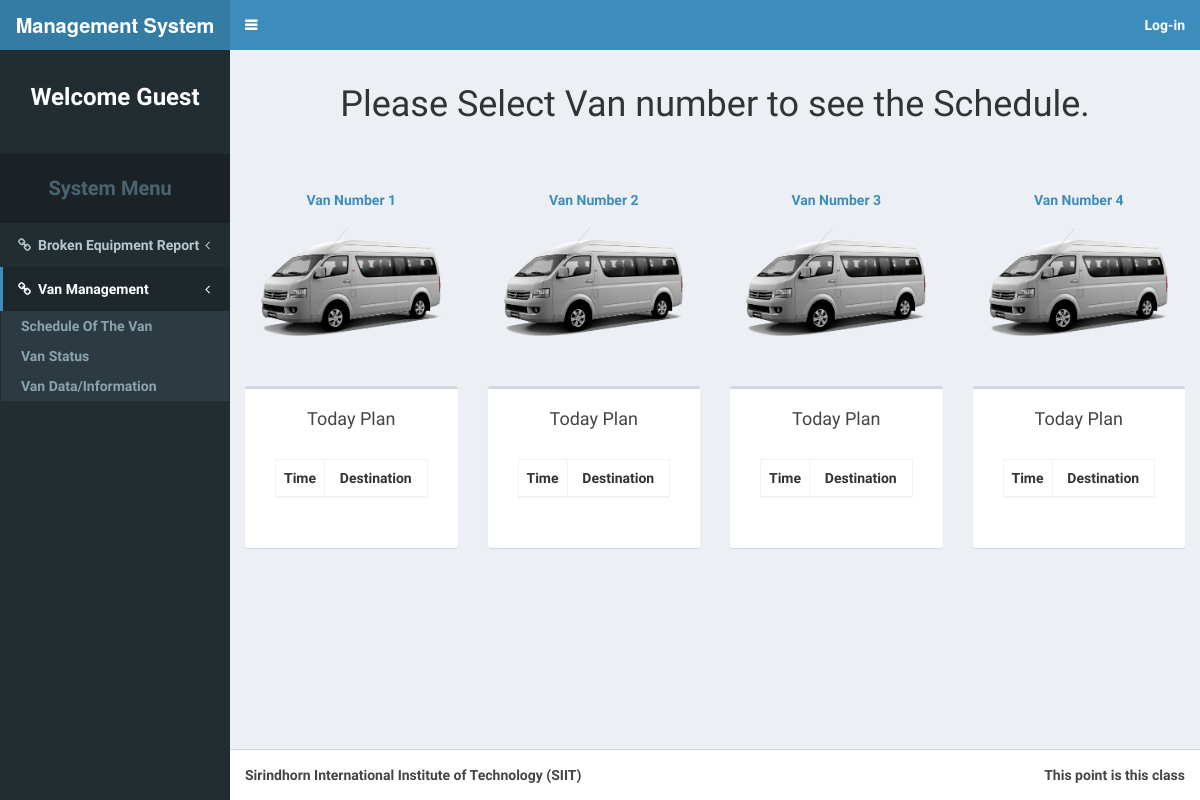
The page /vanindex.php on the database as committed earlier.
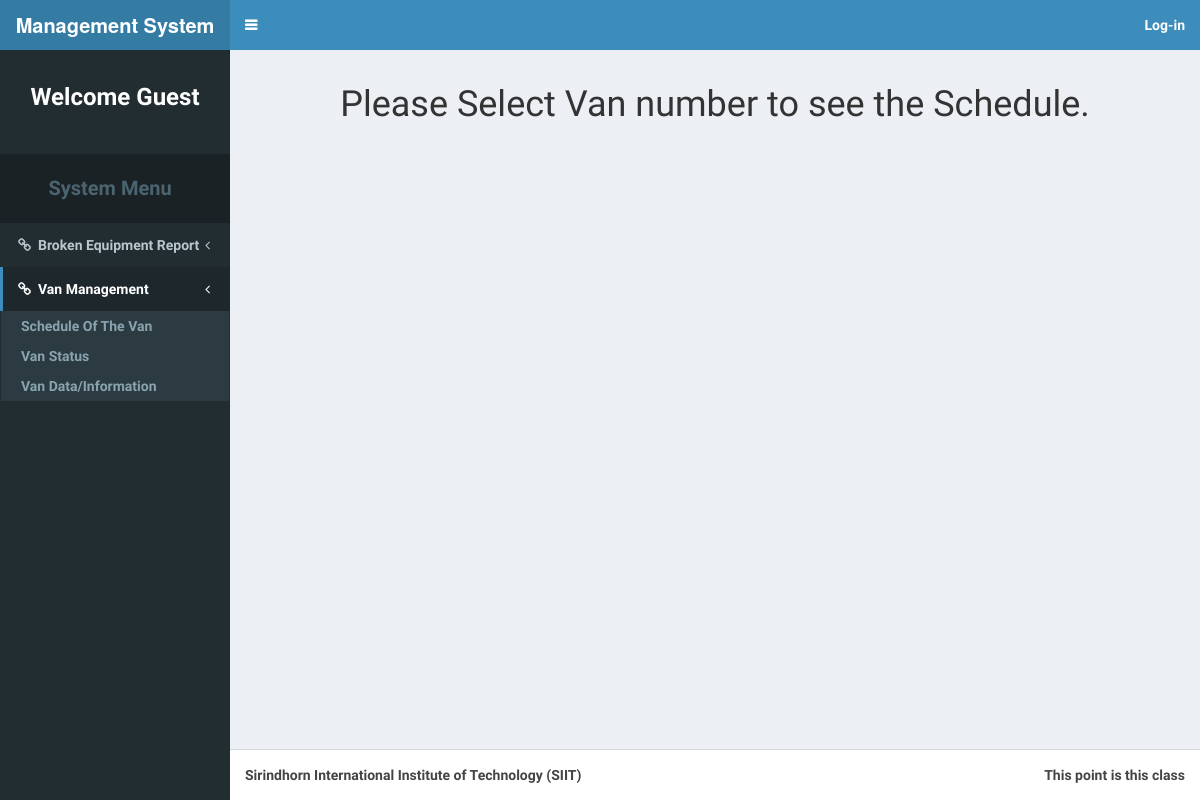
The same page on the database as committed later.
### tables this page shows
CREATE TABLE `van` (
  `van_no` int(11) NOT NULL AUTO_INCREMENT,
  `location` varchar(255) NOT NULL DEFAULT 'Rangsit',
  `status` varchar(255) NOT NULL DEFAULT 'Free',
  `driver_no` int(11) NOT NULL COMMENT 'driver_no = memer_no (membr table)',
  `current_location` varchar(255) NOT NULL DEFAULT 'Rangsit',
  `request_by` varchar(255) NOT NULL DEFAULT 'No requested',
  `van_license_plate` varchar(50) DEFAULT NULL,
  PRIMARY KEY (`van_no`)
);

### vanindex.php (the view, shortened to what the changed rows need)
<!DOCTYPE html>
<?php
require_once('connect.php');
?>
<html>
<head>
  <link rel="stylesheet" href="bootstrap/css/bootstrap.css">
  <link rel="stylesheet" href="https://cdnjs.cloudflare.com/ajax/libs/font-awesome/4.5.0/css/font-awesome.min.css">
  <link rel="stylesheet" href="https://cdnjs.cloudflare.com/ajax/libs/ionicons/2.0.1/css/ionicons.min.css">
  <link rel="stylesheet" href="dist/css/AdminLTE.css">
  <link rel="stylesheet" href="dist/css/skins/skin-blue.css">
  <link rel="stylesheet" href="plugins/datatables/dataTables.bootstrap.css">
</head>
<body class="hold-transition skin-blue sidebar-mini">
<div class="wrapper">
  <div class="content-wrapper">
    <?php
      if($_GET['mode'] == 0){
     ?>
    <section class="content-header">
      <center>
        <h1>
          Please Select Van number to see the Schedule.
        </h1>
      </center>
    </section>
    <section class="content">
      <center>
        <div class="row" style="padding-top:40px">
          <?php
          $q = 'SELECT * FROM van;';
          $res = $db -> query($q);
          while($row = $res -> fetch_array()){
          ?>
          <div class="col-sm-3">
            <a href="vanSystem.php?mode=0&v=<?php echo $row['van_no']; ?>">
              Van Number <?php echo $row['van_no']; ?>
              <img src="resource/image/van.png" height="100%" width="100%" style="margin-top:10px;margin-bottom:40px" class="user-image" alt="User Image">
            </a>
            <div class="box" style="padding-bottom:30px;padding-left:30px;padding-right:30px">
            <div class="box-header">
              <h4 style="margin-bottom:20px">Today Plan</h4>
            </div>
            <table id="example2" class="table table-bordered table-hover" style="width:100%;" align="center">
                <thead>
                  <tr style="height:25px;">
                    <td style="text-align:center;width:10%;">Time</td>
                    <td style="text-align:center;width:90%;">Destination</td>
                  </tr>
                </thead>
            </table>
            </div>
          </div>
          <?php
    			}
          ?>
        </div>
      </center>
    </section>
    <?php
      }
     ?>
  </div>
</div>
</body>
</html>

Rows that differ between the two databases and show on the page:
removed van: van_no "1"
removed van: van_no "2"
removed van: van_no "3"
removed van: van_no "4"
